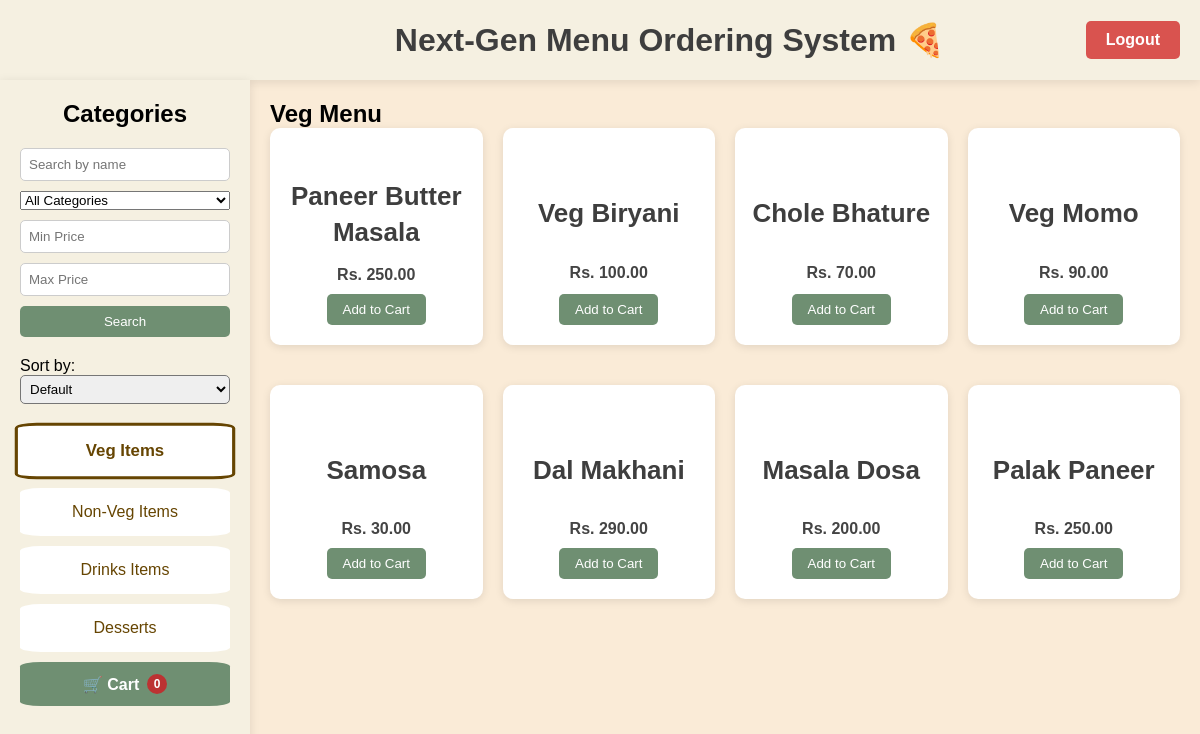
Screenshot of / (signed in) with the database file from the repository.
### tables this page shows
CREATE TABLE menu_items (
  id INT AUTO_INCREMENT PRIMARY KEY,
  name VARCHAR(100) NOT NULL,
  category ENUM('veg','nonveg','drinks','desserts') NOT NULL,
  price DECIMAL(10,2) NOT NULL,
  description TEXT,
  available TINYINT(1) DEFAULT 1,
  created_at TIMESTAMP DEFAULT CURRENT_TIMESTAMP
);

### index.php (the view, shortened to what this page needs)
<?php
require_once "includes/db_connect.php";
?>
<!DOCTYPE html>
<html lang="en">
<head>
  <link rel="stylesheet" href="CSS/style.css">
</head>
<body>
<div class="header">
  <img src="logo.png" alt="Cafe Logo" class="logo">
  <h1>Next-Gen Menu Ordering System 🍕</h1>
  <a href="logout.php" class="logout-btn">Logout</a>
</div>
<div class="sidebar">
  <h2 class="page_header">Categories</h2>
  <div class="search-container">
  <input type="text" id="searchName" placeholder="Search by name">
  <select id="searchCategory">
    <option value="">All Categories</option>
  </select>
  <input type="number" id="searchMinPrice" placeholder="Min Price">
  <input type="number" id="searchMaxPrice" placeholder="Max Price">
  <button onclick="ajaxSearch()">Search</button>
</div>
  <div class="filter-container">
    <label for="filter">Sort by:</label>
    <select id="filter" onchange="filterMenu()">
      <option value="default">Default</option>
    </select>
  </div>
  <div class="tab" id="veg-tab" onclick="showVegItems()">Veg Items</div>
  <div class="tab" id="nonveg-tab" onclick="showNonVegItems()">Non-Veg Items</div>
  <div class="tab" id="drinks-tab" onclick="showDrinks()">Drinks Items</div>
  <div class="tab" id="dessert-tab" onclick="showDessert()">Desserts</div>
  <button class="cart-icon-btn" onclick="openCartModal()">
    🛒 Cart <span id="cart-count" class="cart-count">0</span>
  </button>
</div>
<div class="main-content">
  <div id="vegcontents" class="tab-content">
    <h2 class="section-title">Veg Menu</h2>
    <div class="menu-grid">
      <?php
      $veg_items = $conn->query("SELECT * FROM menu_items WHERE category='veg' AND available=1");
      while ($item = $veg_items->fetch_assoc()):
      ?>
        <div class="menu-card">
          <h4><?= htmlspecialchars($item['name']) ?></h4>
          <p>Rs. <?= $item['price'] ?></p>
          <button onclick="addToCart('<?= addslashes($item['name']) ?>', <?= $item['price'] ?>)">Add to Cart</button>
        </div>
      <?php endwhile; ?>
    </div>
  </div>
</div>
</body>
</html>

### CSS/style.css (style rules this page uses)
* { margin: 0; padding: 0; box-sizing: border-box; }
body { background-color: antiquewhite; overflow-x: hidden; font-family: Arial, sans-serif; }
.header { position: fixed; top: 0; left: 0; width: 100%; height: 80px; background-color: #f5f0e1; color: #3e3e3e; display: flex; align-items: center; justify-content: center; padding: 10px; z-index: 1000; box-shadow: 0px 2px 10px rgba(0, 0, 0, 0.1); border-color: #6f8f72; }
.logo { height: 125px; margin-right: 50px; }
.logout-btn { position: absolute; right: 20px; top: 50%; transform: translateY(-50%); background-color: #d9534f; color: white; padding: 10px 20px; border-radius: 5px; text-decoration: none; font-weight: bold; transition: background-color 0.3s ease; }
.sidebar { position: fixed; top: 80px; left: 0; width: 250px; height: calc(100vh - 80px); background-color: #f5f0e1; padding: 20px; overflow-y: auto; box-shadow: 0px 2px 10px rgba(0, 0, 0, 0.1); z-index: 1100; }
.main-content { margin-top: 80px; margin-left: 250px; padding: 20px; min-height: calc(100vh - 80px); overflow-y: auto; }
.page_header { text-align: center; margin-bottom: 20px; font-weight: bold; }
.tab { background-color: #fff; color: rgb(102, 69, 2); padding: 15px; margin-bottom: 10px; cursor: pointer; border-radius: 10%; width: 100%; text-align: center; }
.tab-content { display: none; }
.tab-content.active { display: block; }
.search-container { margin: 20px 0; display: flex; flex-direction: column; gap: 10px; }
.search-container input { padding: 8px; border: 1px solid #ccc; border-radius: 5px; }
.search-container button { padding: 8px; background-color: var(--button-color, #6f8f72); color: var(--button-text, #fff); border: none; border-radius: 5px; cursor: pointer; }
.menu-grid { display: grid; grid-template-columns: repeat(4, 1fr); gap: 20px; row-gap: 40px; margin-bottom: 40px; }
.menu-card { background-color: #fff; border-radius: 10px; padding: 20px 10px; text-align: center; box-shadow: 0 2px 8px rgba(0, 0, 0, 0.1); transition: transform 0.3s ease, box-shadow 0.3s ease; width: 100%; height: auto; min-height: 180px; display: flex; flex-direction: column; align-items: center; justify-content: space-between; }
.menu-card h4 { margin: 30px 0 15px; font-size: 26px; font-weight: bold; color: #3e3e3e; text-align: center; line-height: 1.4; min-height: 70px; display: flex; align-items: center; justify-content: center; }
.menu-card p { margin-bottom: 10px; font-weight: bold; color: #444; }
.menu-card button { padding: 8px 16px; background-color: #6f8f72; color: white; border: none; border-radius: 5px; cursor: pointer; }
.cart-icon-btn { background-color: #6f8f72; color: white; padding: 12px; margin-bottom: 15px; cursor: pointer; border-radius: 10%; width: 100%; text-align: center; border: none; font-weight: bold; transition: background-color 0.3s ease; display: flex; align-items: center; justify-content: center; gap: 8px; font-size: 16px; }
.cart-count { background-color: #bc3232; color: white; border-radius: 50%; min-width: 20px; height: 20px; display: flex; align-items: center; justify-content: center; font-size: 12px; font-weight: bold; }
.filter-container { margin-top: 10px; margin-bottom: 20px; }
.filter-container select { padding: 5px; border-radius: 5px; width: 100%; }
.active-tab { font-weight: bold; border-bottom: 3px solid currentColor; }
.tab.active-tab { font-weight: bold; border: 3px solid; transform: scale(1.05); transition: all 0.3s ease; }

### rows the page displays
menu_items: name "Paneer Butter Masala", price "250.00"
menu_items: name "Veg Biryani", price "100.00"
menu_items: name "Chole Bhature", price "70.00"
menu_items: name "Veg Momo", price "90.00"
menu_items: name "Samosa", price "30.00"
menu_items: name "Dal Makhani", price "290.00"
menu_items: name "Masala Dosa", price "200.00"
menu_items: name "Palak Paneer", price "250.00"
